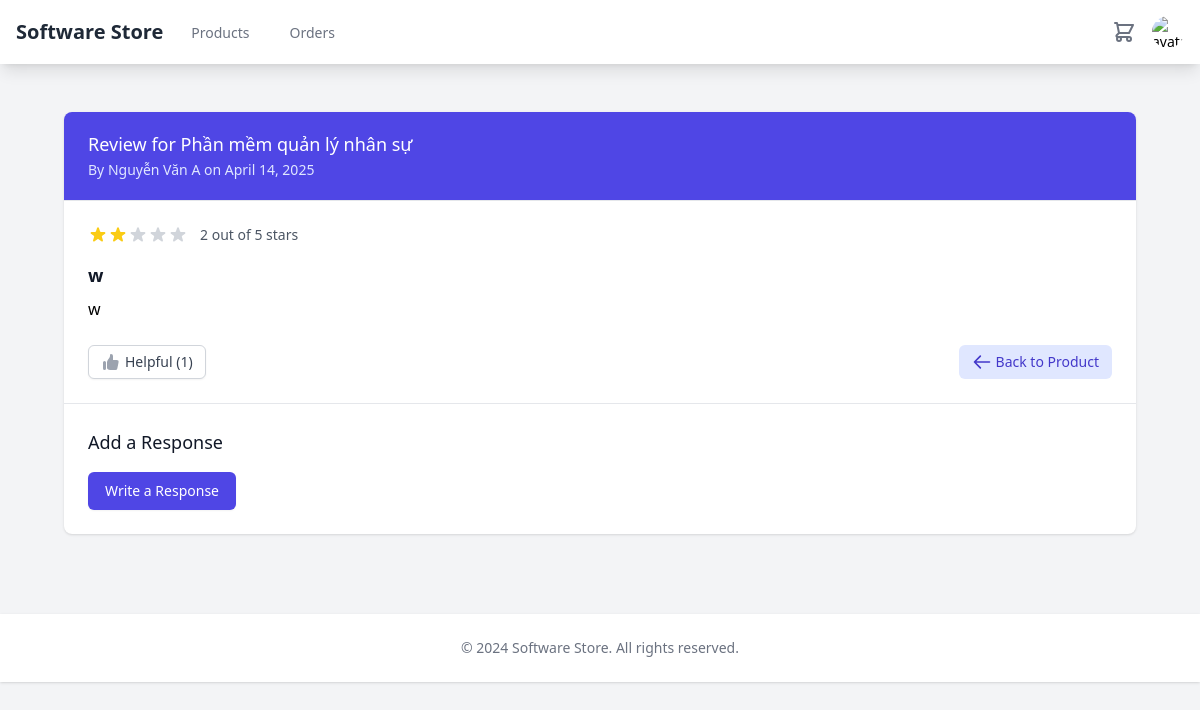
Page /reviews/7/ (signed in) on the committed database.
### reviews/models.py (models this page shows, shortened)
class Review(models.Model):
    RATING_CHOICES = (
        (1, _('1 Star')),
        (2, _('2 Stars')),
        (3, _('3 Stars')),
        (4, _('4 Stars')),
        (5, _('5 Stars')),
    )
    product = models.ForeignKey(Product, on_delete=models.CASCADE, related_name='reviews_set')
    user = models.ForeignKey(User, on_delete=models.CASCADE, related_name='reviews')
    rating = models.PositiveIntegerField(
        _('rating'),
        choices=RATING_CHOICES,
        validators=[MinValueValidator(1), MaxValueValidator(5)]
    )
    title = models.CharField(_('title'), max_length=200)
    content = models.TextField(_('content'))
    is_verified_purchase = models.BooleanField(_('verified purchase'), default=False)
    helpful_votes = models.ManyToManyField(User, related_name='helpful_reviews', blank=True)
    helpful_count = models.PositiveIntegerField(_('helpful votes'), default=0)
    is_approved = models.BooleanField(_('is approved'), default=False)
    created_at = models.DateTimeField(auto_now_add=True)
    updated_at = models.DateTimeField(auto_now=True)
    class Meta:
        verbose_name = _('review')
        verbose_name_plural = _('reviews')
        ordering = ['-created_at']
        unique_together = ['product', 'user']

### products/models.py (models this page shows, shortened)
class Product(models.Model):
    SOFTWARE_TYPES = (
        ('desktop', _('Desktop Application')),
        ('web', _('Web Application')),
        ('mobile', _('Mobile Application')),
        ('plugin', _('Plugin/Extension')),
        ('other', _('Other')),
    )
    LICENSE_TYPES = (
        ('single', _('Single User')),
        ('multi', _('Multi User')),
        ('enterprise', _('Enterprise')),
        ('subscription', _('Subscription')),
    )
    name = models.CharField(_('name'), max_length=200)
    slug = models.SlugField(unique=True)
    description = models.TextField(_('description'))
    category = models.ForeignKey(Category, on_delete=models.CASCADE, related_name='products')
    developer = models.ForeignKey(User, on_delete=models.CASCADE, related_name='developed_products')
    version = models.CharField(_('version'), max_length=50)
    software_type = models.CharField(_('software type'), max_length=20, choices=SOFTWARE_TYPES)
    license_type = models.CharField(_('license type'), max_length=20, choices=LICENSE_TYPES)
    supported_platforms = models.CharField(_('supported platforms'), max_length=200)
    system_requirements = models.TextField(_('system requirements'), blank=True)
    file_size = models.CharField(_('file size'), max_length=50)
    price = models.DecimalField(_('price'), max_digits=12, decimal_places=0, validators=[MinValueValidator(0)])
    is_active = models.BooleanField(_('is active'), default=True)
    is_featured = models.BooleanField(_('is featured'), default=False)
    download_count = models.PositiveIntegerField(_('download count'), default=0)
    thumbnail = models.ImageField(_('thumbnail'), upload_to='products/thumbnails/')
    file = models.FileField(_('product file'), upload_to='products/files/', blank=True, null=True)
    demo_url = models.URLField(_('demo URL'), blank=True, null=True)
    download_url = models.URLField(_('download URL'), blank=True, null=True)
    created_at = models.DateTimeField(auto_now_add=True)
    updated_at = models.DateTimeField(auto_now=True)
    release_date = models.DateField(_('release date'))
    class Meta:
        verbose_name = _('product')
        verbose_name_plural = _('products')
        ordering = ['-created_at']
    def thumbnail_tag(self):
        if self.thumbnail:
            return mark_safe(f'<img src="{self.thumbnail.url}" width="50" height="50" />')
        return ""
    thumbnail_tag.short_description = 'Thumbnail Preview'

### accounts/models.py (models this page shows, shortened)
class User(AbstractUser):
    email = models.EmailField(_('email address'), unique=True)
    phone_number = models.CharField(_('phone number'), max_length=15, unique=True, null=True, blank=True)
    avatar = models.ImageField(_('avatar'), upload_to='avatars/', null=True, blank=True)
    address = models.TextField(_('address'), null=True, blank=True)
    company_name = models.CharField(_('company name'), max_length=100, null=True, blank=True)
    company_website = models.URLField(_('company website'), null=True, blank=True)
    is_email_verified = models.BooleanField(default=False)
    created_at = models.DateTimeField(auto_now_add=True)
    updated_at = models.DateTimeField(auto_now=True)
    groups = models.ManyToManyField(
        'auth.Group',
        verbose_name=_('groups'),
        blank=True,
        help_text=_(
            'The groups this user belongs to. A user will get all permissions '
            'granted to each of their groups.'
        ),
        related_name='custom_user_set',  # Thêm related_name
        related_query_name='user',
    )
    user_permissions = models.ManyToManyField(
        'auth.Permission',
        verbose_name=_('user permissions'),
        blank=True,
        help_text=_('Specific permissions for this user.'),
        related_name='custom_user_set',  # Thêm related_name
        related_query_name='user',
    )
    USERNAME_FIELD = 'email'
    REQUIRED_FIELDS = ['username']
    class Meta:
        verbose_name = _('user')
        verbose_name_plural = _('users')

### reviews/views.py (the view)
# urls.py: path('<int:pk>/', views.ReviewDetailView.as_view(), name='detail'),
class ReviewDetailView(DetailView):
    model = Review
    template_name = 'reviews/review_detail.html'
    context_object_name = 'review'

### cart/context_processors.py (called while the page is built)
def cart_processor(request):
    cart_count = 0
    cart_total = 0
    if request.user.is_authenticated:
        try:
            cart = Cart.objects.filter(user=request.user).first()
            if cart:
                cart_count = cart.count
                cart_total = cart.total
        except Exception:
            pass
    return {
        'cart_count': cart_count,
        'cart_total': cart_total
    }

### cart/models.py (called while the page is built)
    @property
    def total(self):
        return sum(item.product.price for item in self.items.all())

    @property
    def count(self):
        return self.items.count()

### orders/context_processors.py (called while the page is built)
def cart_info(request):
    cart = request.session.get('cart', {})
    cart_count = sum(cart.values())  # Tổng số lượng sản phẩm trong giỏ
    return {
        'cart_count': cart_count
    }

### templates/reviews/review_detail.html (shortened to what this page needs)
{% extends 'base.html' %}
{% load static %}
{% block content %}
<div class="max-w-7xl mx-auto py-6 sm:px-6 lg:px-8">
    <div class="bg-white shadow overflow-hidden sm:rounded-lg">
        <div class="px-4 py-5 sm:px-6 bg-indigo-600">
            <h3 class="text-lg leading-6 font-medium text-white">
                Review for {{ review.product.name }}
            </h3>
            <p class="mt-1 max-w-2xl text-sm text-indigo-100">
                By {{ review.user.get_full_name|default:review.user.email }} on {{ review.created_at|date:"F j, Y" }}
            </p>
        </div>
        <div class="border-t border-gray-200 px-4 py-5 sm:p-6">
            <div class="mb-4">
                <div class="flex items-center">
                    <div class="flex items-center">
                    </div>
                    <span class="ml-3 text-sm text-gray-600">{{ review.rating }} out of 5 stars</span>
                </div>
            </div>
            <h4 class="text-lg font-bold text-gray-900 mt-2">{{ review.title }}</h4>
            <p class="mt-2 text-base text-gray-700">{{ review.content|linebreaks }}</p>
            <div class="mt-6 flex items-center justify-between">
                <div>
                    <button type="button" class="helpful-button inline-flex items-center px-3 py-1.5 border border-gray-300 shadow-sm text-sm font-medium rounded-md text-gray-700 bg-white hover:bg-gray-50 focus:outline-none focus:ring-2 focus:ring-offset-2 focus:ring-indigo-500" data-review-id="{{ review.id }}">
                        Helpful ({{ review.helpful_count }})
                    </button>
                </div>
                <a href="{% url 'products:detail' review.product.id %}" class="inline-flex items-center px-3 py-1.5 border border-transparent text-sm font-medium rounded-md text-indigo-700 bg-indigo-100 hover:bg-indigo-200 focus:outline-none focus:ring-2 focus:ring-offset-2 focus:ring-indigo-500">
                    <svg class="h-5 w-5 mr-1" xmlns="http://www.w3.org/2000/svg" fill="none" viewBox="0 0 24 24" stroke="currentColor">
                        <path stroke-linecap="round" stroke-linejoin="round" stroke-width="2" d="M10 19l-7-7m0 0l7-7m-7 7h18" />
                    </svg>
                    Back to Product
                </a>
            </div>
        </div>
        {% if user.is_authenticated %}
            <div class="border-t border-gray-200 px-4 py-5 sm:p-6">
                <h4 class="text-lg font-medium text-gray-900 mb-4">Add a Response</h4>
                <a href="{% url 'reviews:create_response' review.id %}" class="inline-flex items-center px-4 py-2 border border-transparent text-sm font-medium rounded-md shadow-sm text-white bg-indigo-600 hover:bg-indigo-700 focus:outline-none focus:ring-2 focus:ring-offset-2 focus:ring-indigo-500">
                    Write a Response
                </a>
            </div>
        {% endif %}
    </div>
</div>
{% endblock %}

### rows in the picture
Review: product.name "Phần mềm quản lý nhân sự", user.get_full_name "Nguyễn Văn A", created_at "April 14, 2025", rating "2", title "w", content "w", helpful_count "1"
